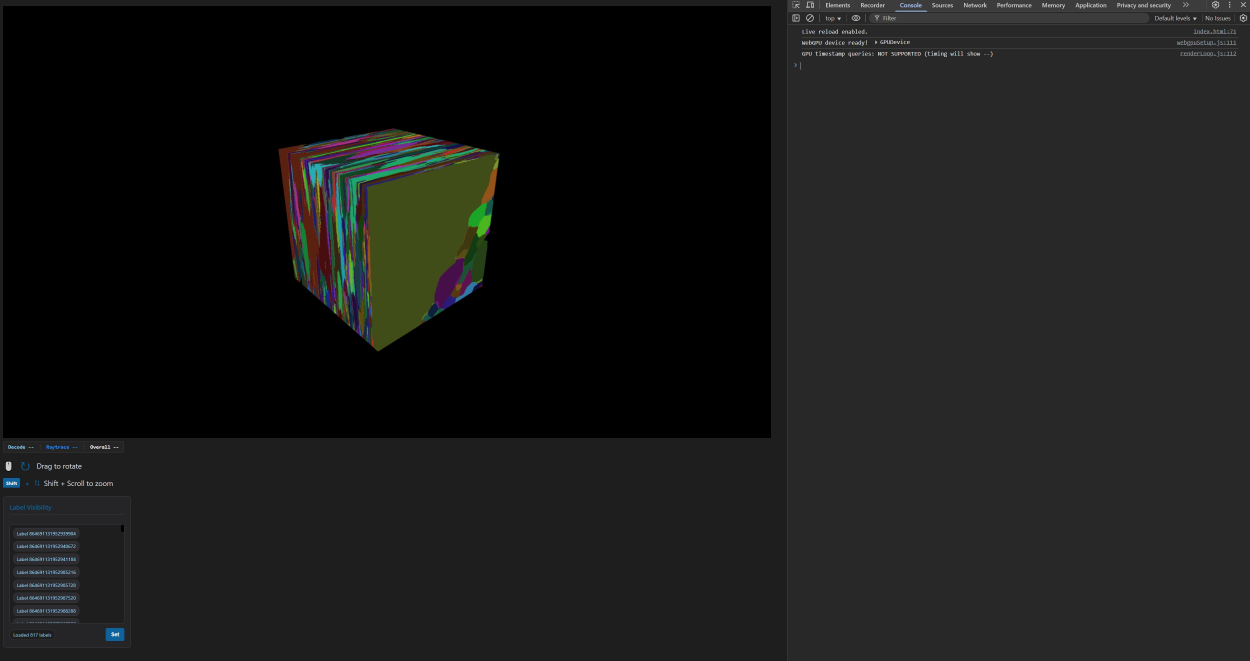
#> input picture img/sample_1.jpg, 3748 x 1981 px (shown at 1/3 size); its folder holds 4 pictures in this run
$ python resize_images.py
#> lines starting #> are read from the running program, lines starting #| are printed output that depends on the picture
from __future__ import annotations

import argparse
from pathlib import Path

from PIL import Image, ImageOps


SUPPORTED_EXTS = {".png", ".jpg", ".jpeg", ".webp", ".tif", ".tiff", ".bmp"}


def resize_image(src_path: Path, dst_dir: Path, target_width: int, suffix: str) -> Path:
#> called with target_width = 700, suffix = '_700w'
    img = Image.open(src_path)
#> img is the input picture: PIL image 3748x1981 RGB; mean R, G, B 25.2, 25.6, 24.6
    img = ImageOps.exif_transpose(img)  # respect orientation from EXIF

    if img.width <= target_width:
        # Skip upscaling; just copy with new name
        resized = img
    else:
        scale = target_width / float(img.width)
#> scale = 0.187
        new_size = (target_width, int(img.height * scale))
#> new_size = (700, 369)
        resized = img.resize(new_size, Image.Resampling.LANCZOS)
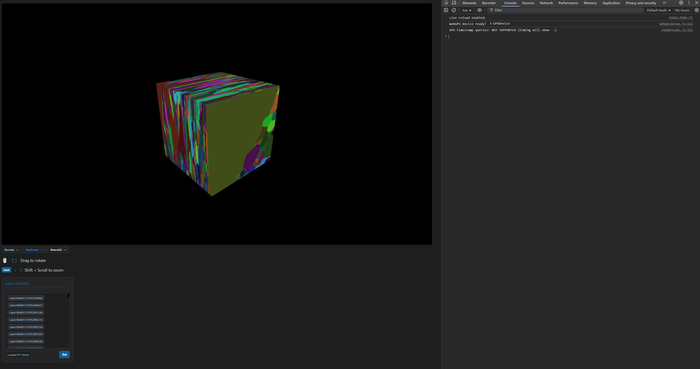
#> resized: PIL image 700x369 RGB; mean R, G, B 25.2, 25.6, 24.6

    dst_dir.mkdir(parents=True, exist_ok=True)
    dst_path = dst_dir / f"{src_path.stem}{suffix}{src_path.suffix}"

    save_kwargs: dict[str, object] = {"optimize": True}
    if src_path.suffix.lower() in {".jpg", ".jpeg"}:
        save_kwargs["quality"] = 90

    resized.save(dst_path, **save_kwargs)
    return dst_path


def collect_images(folder: Path) -> list[Path]:
    return [p for p in folder.iterdir() if p.suffix.lower() in SUPPORTED_EXTS and p.is_file()]


def main() -> None:
    default_img_dir = Path(__file__).resolve().parent.parent / "img"

    parser = argparse.ArgumentParser(description="Resize images to a target width while keeping aspect ratio.")
    parser.add_argument(
        "--dir",
        type=Path,
        default=default_img_dir,
        help="Input directory containing images (default: repo_root/img)",
    )
    parser.add_argument(
        "--out",
        type=Path,
        default=None,
        help="Optional output directory. Defaults to the input directory.",
    )
    parser.add_argument(
        "--width",
        type=int,
        default=700,
        help="Target width in pixels (default: 700).",
    )
    parser.add_argument(
        "--suffix",
        type=str,
        default="_700w",
        help="Suffix to append to resized files (default: _700w).",
    )
    args = parser.parse_args()

    src_dir = args.dir
    out_dir = args.out or src_dir

    if not src_dir.exists() or not src_dir.is_dir():
        raise SystemExit(f"Input directory not found: {src_dir}")

    images = collect_images(src_dir)
    if not images:
        raise SystemExit(f"No supported images found in {src_dir}")

    written = [resize_image(img, out_dir, args.width, args.suffix) for img in images]
#> call 3 of resize_image, with target_width = 700, suffix = '_700w'
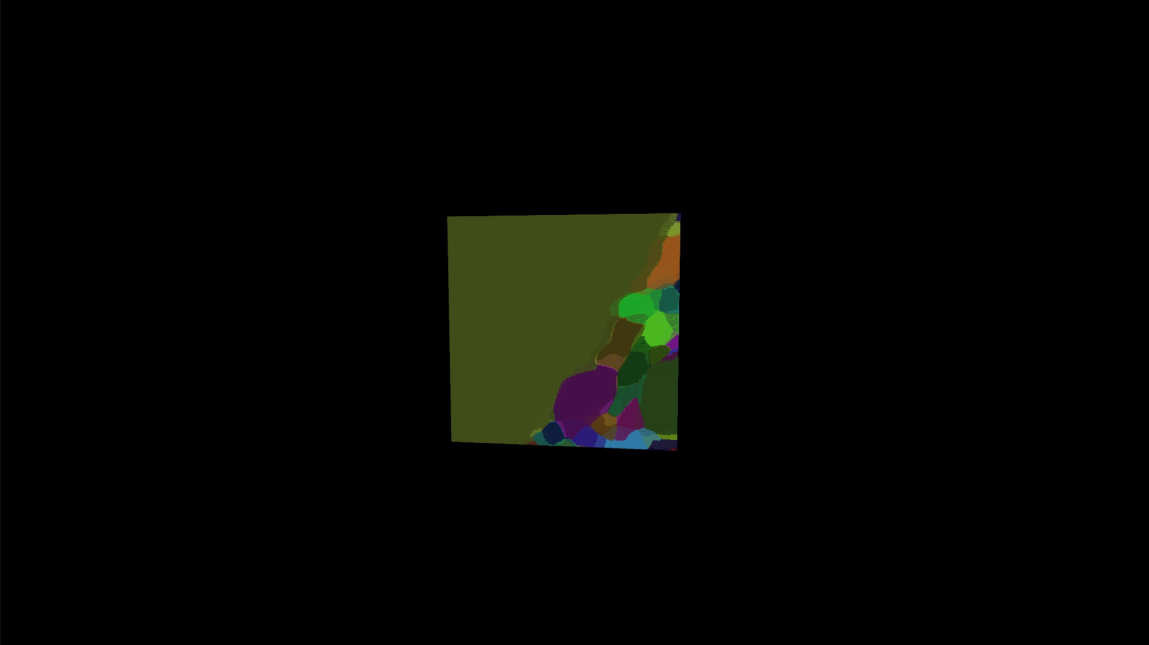
#> input picture img/sample_2.jpg, 2298 x 1290 px (shown at 1/2 size)
#> in resize_image, img is the input picture: PIL image 2298x1290 RGB; mean R, G, B 4.5, 5.4, 2.4
#> in resize_image (call 3), `resized = img.resize(new_size, Image.Resampling.LANCZOS)`:
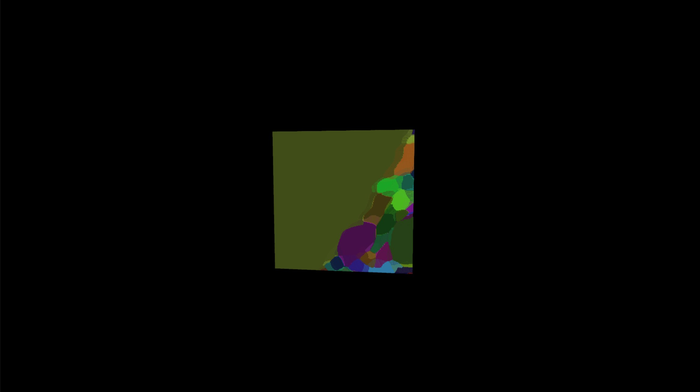
#> resized: PIL image 700x392 RGB; mean R, G, B 4.5, 5.4, 2.4
    print("Resized files:")
    for path in written:
        print(f" - {path}")


if __name__ == "__main__":
    main()
